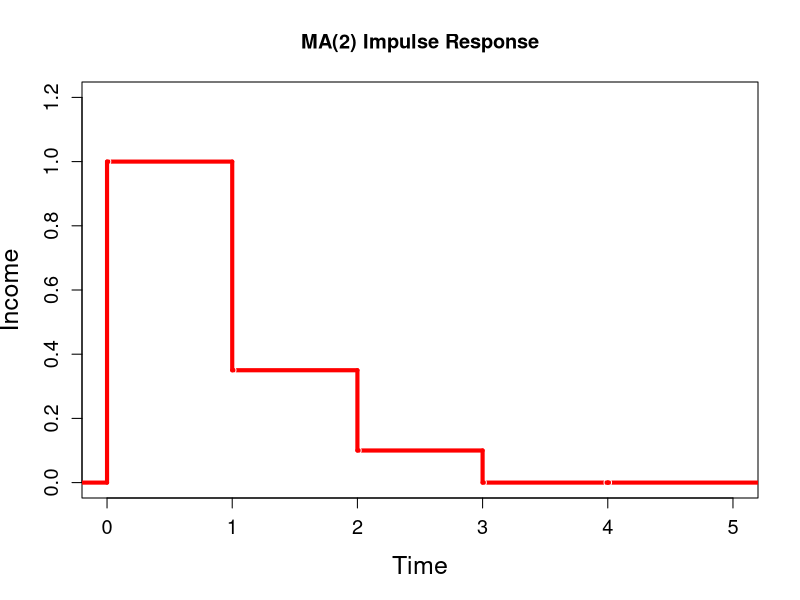
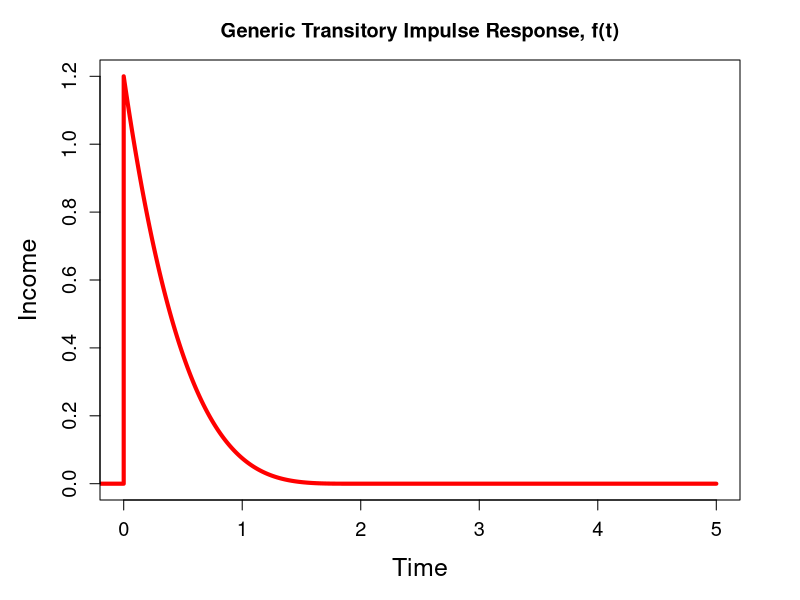
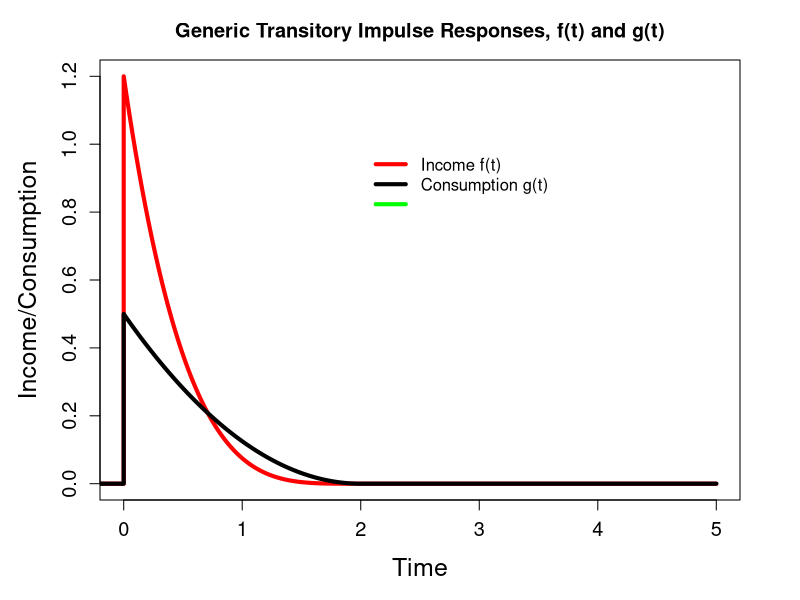
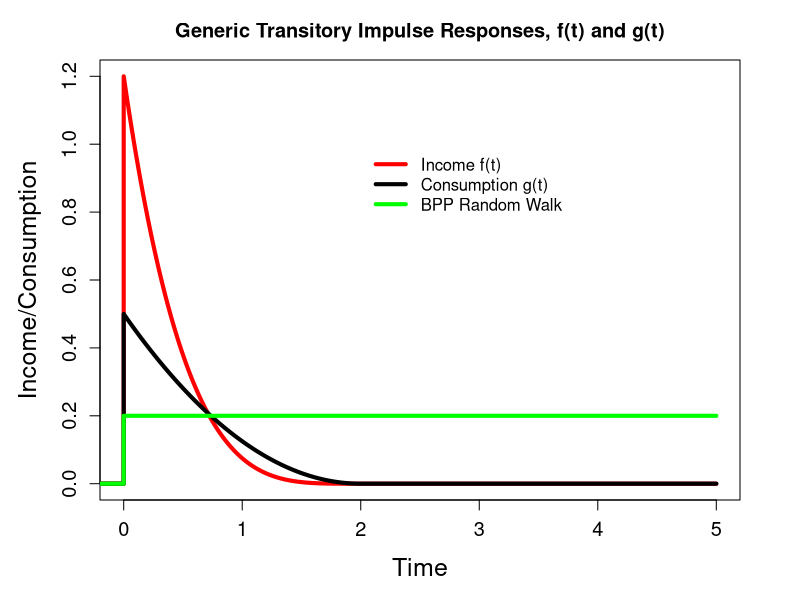
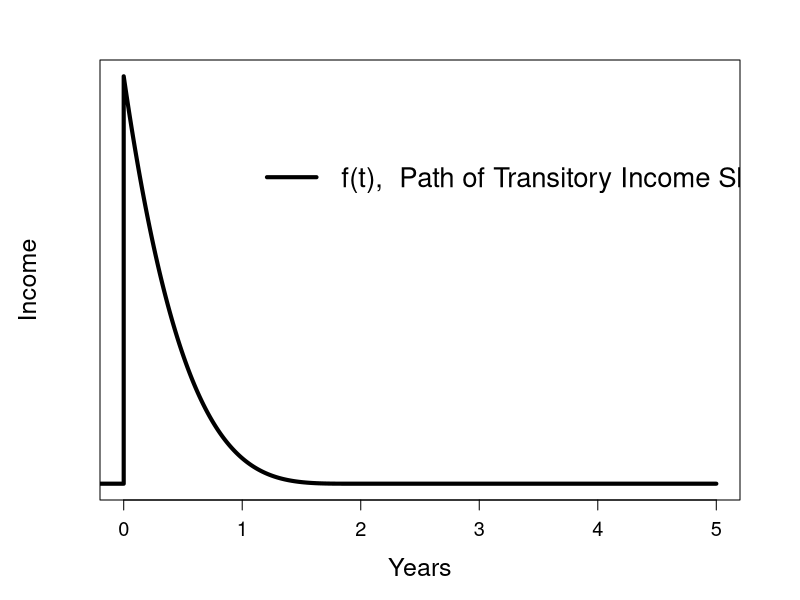
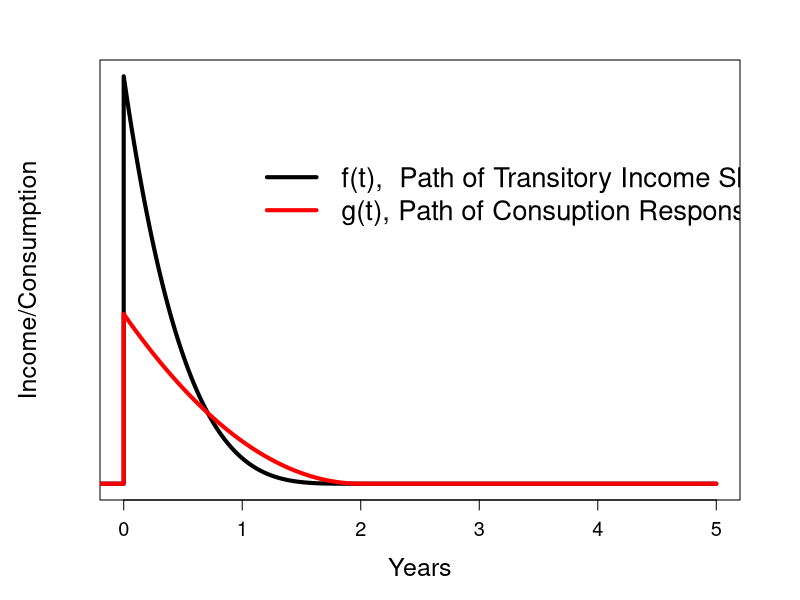
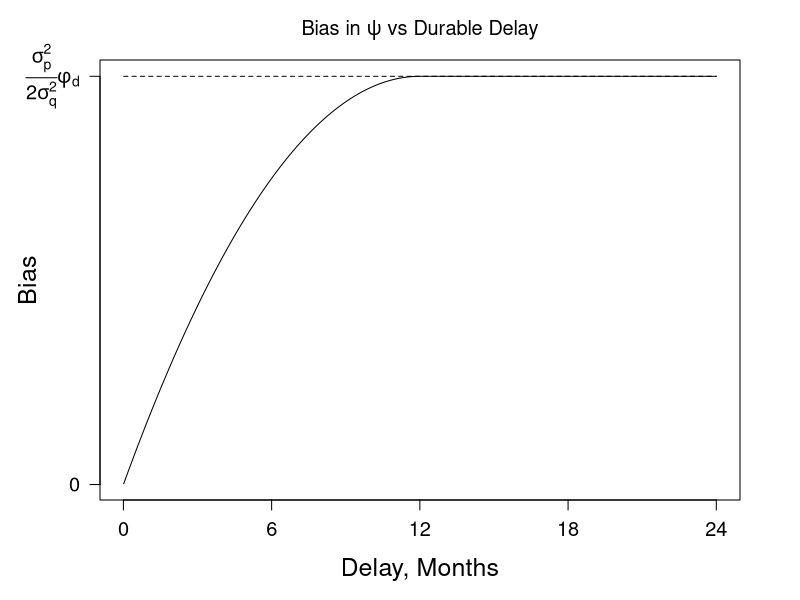
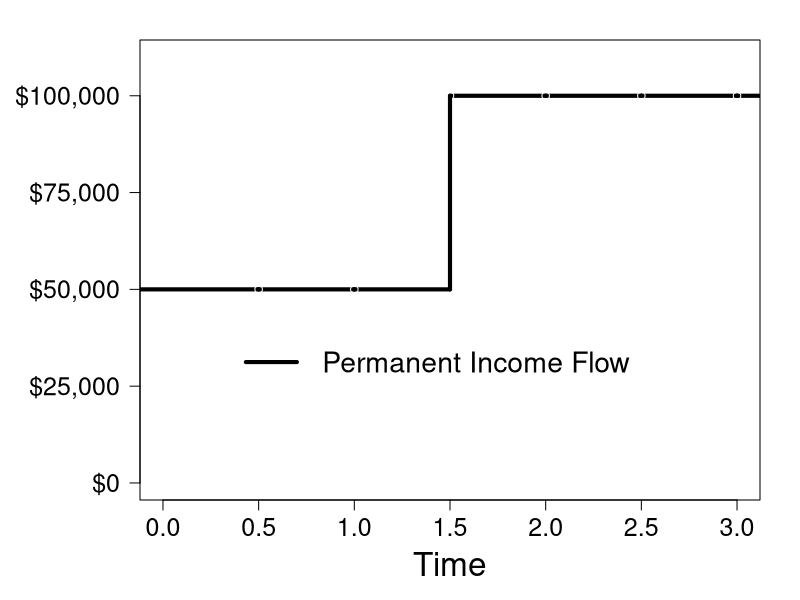

Generate these figures, in order, with R:
# Draw a time aggregated random walk (4 subperiods)

library(ggplot2)
library(gridExtra)

figures_dir = "C:/Users/edmun/OneDrive/Documents/Research/Denmark/IncomeUncertaintyGit/Code/Rcode/Figures/"
par(cex.axis=1.2,cex.lab=1.5)
# 
# N_sub =50
# N_period =7
# N_subperiods =N_sub*N_period
# time = (1:(N_subperiods))/N_sub
# #shocks = rnorm(N_subperiods,0,1)
# underlying = cumsum(shocks)-mean(cumsum(shocks))
# time_agg = underlying*0.0
# for (T in 1:N_period){
#   t = (T-1)*N_sub+1
#   time_agg[t:(t+N_sub-1)]=mean(underlying[t:(t+N_sub-1)])
# }
# 
# plot(time, underlying, type="l")
# plot(time, time_agg)
# 
# time_agg_func=stepfun(time[1:(N_subperiods-1)], time_agg)
# underlying_func=stepfun(time[1:(N_subperiods-1)], underlying)
# 
# plot(time_agg_func, time, xlim= c(0,N_period),ylim=c(min(underlying),max(underlying)),col="red", col.points=FALSE, verticals=TRUE,lwd=4,xlab="Time",ylab="Income",main="Time Aggregated Random Walk")
# lines(underlying_func, time, xlim= c(0,N_period), col.points=FALSE, verticals=TRUE)
# dev.print(pdf, paste(figures_dir,'timeagg_rw.pdf'))

#Now do MA(2) plot
theta1 = 0.35
theta2 = 0.1

impulse_response_MA2=stepfun(0:4, c(0,1,theta1,theta2,0,0))
plot(impulse_response_MA2, 0:4, xlim= c(0,5),ylim=c(0,1.2),col="red", col.points=FALSE, verticals=TRUE,lwd=4,xlab="Time",ylab="Income",main="MA(2) Impulse Response")
dev.print(pdf, paste(figures_dir,'MA2.pdf',sep=""))

x = (0:1000)/1000*5
y = 1.2/16.0*(pmin(x-2,0))^4
c = 0.5*0.25*(pmin(x-2,0))^2
cBPP = c*0.0 + 0.2

x=c((-20:0)/(20.0*5),x)
y=c((-20:0)*0.0,y)
c=c((-20:0)*0.0,c)
cBPP=c((-20:0)*0.0,cBPP)

par(mar=c(5,5,3,3))
plot(x,y, xlim= c(0,5),ylim=c(0,1.2),col="red",type="l",lwd=4,xlab="Time",ylab="Income",main="Generic Transitory Impulse Response, f(t)")
dev.print(pdf,  paste(figures_dir,'GenericTransitory.pdf',sep=""))

par(mar=c(5,5,3,3))
plot(x,y, xlim= c(0,5),ylim=c(0,1.2),col="red",type="l",lwd=4,xlab="Time",ylab="Income/Consumption",main="Generic Transitory Impulse Responses, f(t) and g(t)")
lines(x,c, xlim= c(0,5),ylim=c(0,1.2),col="black",type="l",lwd=4,xlab="Time",ylab="Income/Consumption",main="Generic Transitory Impulse Response, f(t)")
legend(2.0,1.0, legend=c("Income f(t)", "Consumption g(t)",""),col=c("red","black","green"),lty=1,lwd=4,bty="n")

dev.print(pdf,  paste(figures_dir,'GenericTransitoryConsumption.pdf',sep=""))

par(mar=c(5,5,3,3))
plot(x,y, xlim= c(0,5),ylim=c(0,1.2),col="red",type="l",lwd=4,xlab="Time",ylab="Income/Consumption",main="Generic Transitory Impulse Responses, f(t) and g(t)")
lines(x,c, xlim= c(0,5),ylim=c(0,1.2),col="black",type="l",lwd=4,xlab="Time",ylab="Income/Consumption",main="Generic Transitory Impulse Response, f(t)")
lines(x,cBPP, xlim= c(0,5),ylim=c(0,1.2),col="green",type="l",lwd=4,xlab="Time",ylab="Income/Consumption",main="Generic Transitory Impulse Response, f(t)")
legend(2.0,1.0, legend=c("Income f(t)", "Consumption g(t)","BPP Random Walk"),col=c("red","black","green"),lty=1,lwd=4,bty="n")
dev.print(pdf,  paste(figures_dir,'GenericTransitoryConsumptionWithBPP.pdf',sep=""))

#plots for the slides
par(mar=c(5,5,3,3))
plot(x,y, xlim= c(0,5),ylim=c(0,1.2),col="black",type="l",lwd=4,xlab="Years",ylab="Income",yaxt='n')
legend(1.0,1.0, legend=c("f(t),  Path of Transitory Income Shock", ""),col=c("black","white"),lty=1,lwd=4,bty="n",cex=1.65)
dev.print(pdf,  paste(figures_dir,'GenericTransitory_slides.pdf',sep=""))

par(mar=c(5,5,3,3))
plot(x,y, xlim= c(0,5),ylim=c(0,1.2),col="black",type="l",lwd=4,xlab="Years",ylab="Income/Consumption",yaxt='n')
lines(x,c, xlim= c(0,5),ylim=c(0,1.2),col="red",type="l",lwd=4,xlab="Time",ylab="Income/Consumption",yaxt='n')
legend(1.0,1.0, legend=c("f(t),  Path of Transitory Income Shock", "g(t), Path of Consuption Response"),col=c("black","red"),lty=1,lwd=4,bty="n", cex=1.65)
dev.print(pdf,  paste(figures_dir,'GenericTransitoryConsumption_slides.pdf',sep=""))

####################################
# plot time aggregation stuff
N_sub =2
N_period =3
N_subperiods =N_sub*N_period
time = (1:(N_subperiods))/N_sub
shocks = c(0,0,0,1,0,0)
underlying = 50000+50000*cumsum(shocks)
time_agg = underlying*0.0
for (T in 1:N_period){
  t = (T-1)*N_sub+1
  time_agg[t:(t+N_sub-1)]=mean(underlying[t:(t+N_sub-1)])
}

time_agg_func=stepfun(time[1:(N_subperiods-1)], time_agg)
underlying_func=stepfun(time[1:(N_subperiods-1)], underlying)

dev.new()
par(mar=c(5,7,2,2), mfcol=c(1,1),cex.axis=1.5,cex.lab=2)
plot(underlying_func, time, xlim= c(0,N_period),ylim=c(0,110000),col="black",lty="solid",lwd=4, col.points=FALSE, verticals=TRUE,xlab="Time",main="",ylab="",yaxt = "n",las=1)
axis(side = 2, at = c(0,25000,50000,75000,100000), las=1,label=c("$0","$25,000","$50,000","$75,000","$100,000"))
legend(0.3,40000,legend=c("Permanent Income Flow",""),lty=c("solid","dashed"),lwd=c(4,4),col=c("black","white"),bty = "n", cex=1.7)
dev.copy(pdf, paste(figures_dir, "TimeAggExample1_slides.pdf",sep=""))
dev.off()

dev.new()
par(mar=c(5,7,2,2), mfcol=c(1,1),cex.axis=1.5,cex.lab=2)
plot(underlying_func, time, xlim= c(0,N_period),ylim=c(0,110000),col="black",lty="solid",lwd=4, col.points=FALSE, verticals=TRUE,xlab="Time",main="",ylab="",yaxt = "n",las=1)
axis(side = 2, at = c(0,25000,50000,75000,100000), las=1,label=c("$0","$25,000","$50,000","$75,000","$100,000"))
lines(time_agg_func, time, xlim= c(0,N_period),ylim=c(0,110000),col="blue",lty="dashed",lwd=4, verticals=TRUE ,col.points=FALSE)
legend(0.3,40000,legend=c("Permanent Income Flow","Observed Annual Income"),lty=c("solid","dashed"),lwd=c(4,4),col=c("black","blue"),bty = "n", cex=1.7)
dev.copy(pdf, paste(figures_dir, "TimeAggExample2_slides.pdf",sep=""))
dev.off()


######################################################################
# Plot showing how delayed durable response changes with the length of delay
num_points = 1000
x = c(1:num_points)/num_points
y = (2*x-x^2)
x = c(x,x+1)
y = c(y, y*0+1)
y2 = c(y*0+1)
#dev.new()
par(mar=c(5,5,3,3))
plot(x*12,y,type="l",xlab="Delay, Months",ylab="Bias",xaxt="n",yaxt="n",main=expression(paste("Bias in ",psi," vs Durable Delay")))
lines(x*12,y2,lty="dashed")
axis(side = 1, at = c(0,6,12,18,24))
axis(side = 2, at = c(0,1), labels = c("0",expression(paste(frac(sigma[p]^2,2*sigma[q]^2),phi[d]))), las=1)
#dev.copy(png, paste(figures_dir,'DurableBias.png',sep=""))
#dev.off()
dev.print(pdf,  paste(figures_dir,'DurableBias.pdf',sep=""))



